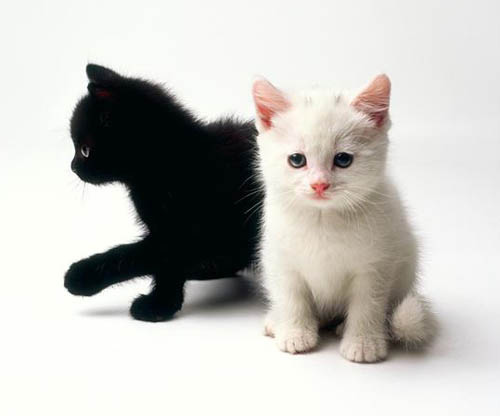
#> input picture data/imgs/black-white-kittens2.jpg, 500 x 416 px; its folder holds only this picture in this run
$ jupyter execute --allow-errors Clustering.ipynb   (shell and % lines are left out)   (older library calls are emulated)
#> lines starting #> are read from the running program, lines starting #| are printed output that depends on the picture
### segmentation.py
import numpy as np
import random
from scipy.spatial.distance import squareform, pdist, cdist
from skimage.util import img_as_float

### Clustering Methods
def kmeans(features, k, num_iters=100):

    N, D = features.shape

    assert N >= k, 'Number of clusters cannot be greater than number of points'

    # Randomly initalize cluster centers
    idxs = np.random.choice(N, size=k, replace=False)
    centers = features[idxs]
    assignments = np.zeros(N, dtype=np.uint32)

    for n in range(num_iters):
        clusters = [[] for _ in range(k)]     # To help calculate the new centers
        for i in range(N):
            distance = ["lol" for _ in range (k)]  # To store distances for each point with each center
            for j in range(k):
                distance[j] = np.sqrt(sum((centers[j] - features[i])**2))  # Calcualte distance

            min_soFar = np.Infinity
            min_index = "lolz"
            for l in range(k):
                if(distance[l]<min_soFar):
                    min_soFar = distance[l]
                    min_index = l
            clusters[min_index].append(features[i].tolist()) # Add the row to the corresponding closest center
            assignments[i] = min_index                     # label the closest center to the current row

        new_centers = ["lol" for _ in range (k)]

        for index,cluster in enumerate(clusters):
            cluster_sum = [0 for _ in range(D)]
            cluster_avg = [0 for _ in range(D)]
            for point in cluster:
                for m in range(D):
                    cluster_sum[m] = cluster_sum[m] + point[m]     # sum of points in each cluster
            length = 0

            for point in cluster:
                length = length + 1                  # number of points in each cluster xD
            for f_Index,feature in enumerate(cluster_avg):
                cluster_avg[f_Index] = cluster_sum[f_Index] / length
            new_centers[index] = cluster_avg
        flag = True

        for sad in range(k):
            for sadder in range(D):
                temp1 = new_centers[sad]
                temp2 = centers[sad]
                if(not(temp1[sadder] == temp2[sadder])):
                    flag = False
        if (flag):
            return assignments
        centers = new_centers


    return assignments

def kmeans_fast(input,k=3,num_iteration=100):

    N, D = input.shape
    assert N >= k

    iter = 0
    idx = np.random.choice(len(input), size=k, replace=False)
    centroids_old = np.array([input[x,:] for x in idx])
    membership = np.zeros(len(input),dtype=np.int8)
    while(iter<num_iteration):
        points = [[] for _ in range(len(idx))]
        distances = np.array([np.linalg.norm(input-centroid,axis=1) for centroid in centroids_old])
        res = np.argmin(np.transpose(distances),axis=1)
        for i,label in enumerate(res):
            points[label].append(input[i,:])
            membership[i]=label
        centroids_new =np.array([np.mean(x,axis=0) for x in points])
        iter += 1
        if (np.array_equal(centroids_new,centroids_old)):
            break
        centroids_old = centroids_new
    #print("Number of Iterations is  ",iter)

    return membership


### Pixel-Level Features
def color_features(img):
    H, W, C = img.shape
    img = img_as_float(img)

    return img.reshape(H*W,C)


# [15 lines left out: function color_position_features, not called in this run]

### Quantitative Evaluation
def compute_accuracy(mask_gt, mask):

    return np.mean(mask==mask_gt)


def evaluate_segmentation(mask_gt, segments):

    num_segments = np.max(segments) + 1
    best_accuracy = 0

    # Compare each segment in 'segments' with the ground truth
    for i in range(num_segments):
        mask = (segments == i).astype(int)
        accuracy = compute_accuracy(mask_gt, mask)
        best_accuracy = max(accuracy, best_accuracy)

    return best_accuracy

### utils.py
import numpy as np
import matplotlib.pyplot as plt
from skimage.util import img_as_float
from skimage import transform
from skimage import io

from segmentation import *

import os

# [13 lines left out: function visualize_mean_color_image, not called in this run]

def compute_segmentation(img, k,
        clustering_fn=kmeans_fast,
        feature_fn=color_position_features,
        scale=0):
    """ Compute a segmentation for an image.

    First a feature vector is extracted from each pixel of an image. Next a
    clustering algorithm is applied to the set of all feature vectors. Two
    pixels are assigned to the same segment if and only if their feature
    vectors are assigned to the same cluster.

    Args:
        img - An array of shape (H, W, C) to segment.
        k - The number of segments into which the image should be split.
        clustering_fn - The method to use for clustering. The function should
            take an array of N points and an integer value k as input and
            output an array of N assignments.
        feature_fn - A function used to extract features from the image.
        scale - (OPTIONAL) parameter giving the scale to which the image
            should be in the range 0 < scale <= 1. Setting this argument to a
            smaller value will increase the speed of the clustering algorithm
            but will cause computed segments to be blockier. This setting is
            usually not necessary for kmeans clustering, but when using HAC
            clustering this parameter will probably need to be set to a value
            less than 1.
    """

    assert scale <= 1 and scale >= 0, \
        'Scale should be in the range between 0 and 1'

    H, W, C = img.shape

    if scale > 0:
        # Scale down the image for faster computation.
        img = transform.rescale(img, scale)

    features = feature_fn(img)
    assignments = clustering_fn(features, k)
    segments = assignments.reshape((img.shape[:2]))

    if scale > 0:
        # Resize segmentation back to the image's original size
        segments = transform.resize(segments, (H, W), preserve_range=True)

        # Resizing results in non-interger values of pixels.
        # Round pixel values to the closest interger
        segments = np.rint(segments).astype(int)

    return segments


def load_dataset(data_dir):
    """
    This function assumes 'gt' directory contains ground truth segmentation
    masks for images in 'imgs' dir. The segmentation mask for image
    'imgs/aaa.jpg' is 'gt/aaa.png'
    """

    imgs = []
    gt_masks = []

    # Load all the images under 'data_dir/imgs' and corresponding
    # segmentation masks under 'data_dir/gt'.
    for fname in sorted(os.listdir(os.path.join(data_dir, 'imgs'))):
        if fname.endswith('.jpg'):
            # Load image
            img = io.imread(os.path.join(data_dir, 'imgs', fname))
            imgs.append(img)

            # Load corresponding gt segmentation mask
            mask_fname = fname[:-4] + '.png'
            gt_mask = io.imread(os.path.join(data_dir, 'gt', mask_fname))
            gt_mask = (gt_mask != 0).astype(int) # Convert to binary mask (0s and 1s)
            gt_masks.append(gt_mask)

    return imgs, gt_masks

### Clustering.ipynb
This notebook covers K-Means for clustering and image segmentation.

[cell 1]
# Setup
from __future__ import print_function
from time import time
import numpy as np
import matplotlib.pyplot as plt
from matplotlib import rc
from skimage import io

plt.rcParams['figure.figsize'] = (15.0, 12.0) # set default size of plots
plt.rcParams['image.interpolation'] = 'nearest'
plt.rcParams['image.cmap'] = 'gray'

# for auto-reloading extenrnal modules

## Introduction
you will use clustering algorithms to segment images. You will then use these segmentations to identify foreground and background objects.

- **Clustering algorithms**: Implement K-Means clustering.
- **Pixel-level features**: Implement a feature vector that combines color and position information and implement feature normalization.
- **Quantitative Evaluation**: Evaluate segmentation algorithms with a variety of parameter settings by comparing your computed segmentations against a dataset of ground-truth segmentations.

## 1 Clustering Algorithms

[cell 2]
# Generate random data points for clustering

# Set seed for consistency
np.random.seed(0)

# Cluster 1
mean1 = [-1, 0]
cov1 = [[0.1, 0], [0, 0.1]]
X1 = np.random.multivariate_normal(mean1, cov1, 100)

# Cluster 2
mean2 = [0, 1]
cov2 = [[0.1, 0], [0, 0.1]]
X2 = np.random.multivariate_normal(mean2, cov2, 100)

# Cluster 3
mean3 = [1, 0]
cov3 = [[0.1, 0], [0, 0.1]]
X3 = np.random.multivariate_normal(mean3, cov3, 100)

# Cluster 4
mean4 = [0, -1]
cov4 = [[0.1, 0], [0, 0.1]]
X4 = np.random.multivariate_normal(mean4, cov4, 100)

# Merge two sets of data points
X = np.concatenate((X1, X2, X3, X4))

# Plot data points
plt.scatter(X[:, 0], X[:, 1])
plt.axis('equal')
plt.show()
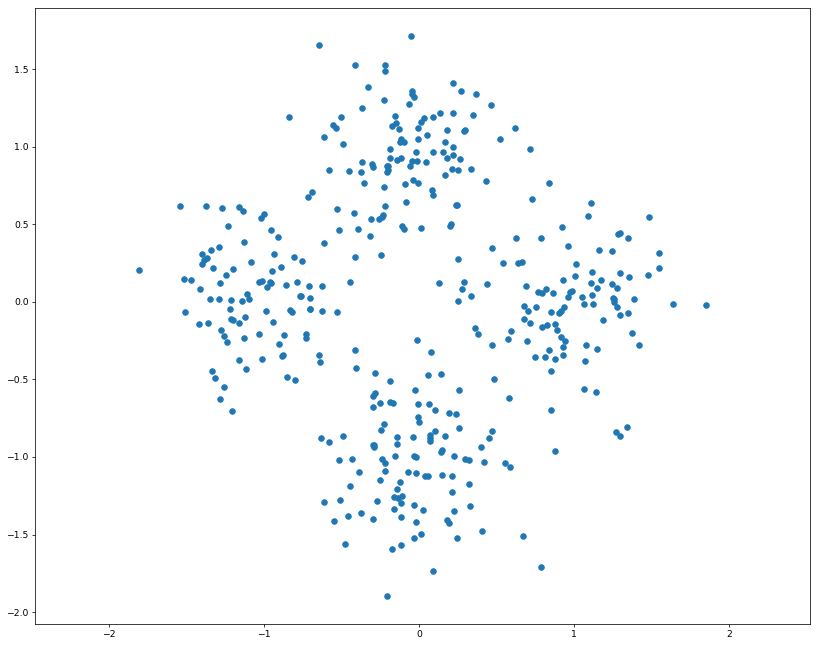
#> figure drawn by matplotlib, 1 panel

### 1.1 K-Means Clustering
K-Means is one of the most popular clustering algorithms.

[cell 3]
from segmentation import kmeans

np.random.seed(0)
start = time()
assignments = kmeans(X, 4)
end = time()

kmeans_runtime = end - start

print("kmeans running time: %f seconds." % kmeans_runtime)

for i in range(4):
    cluster_i = X[assignments==i]
    plt.scatter(cluster_i[:, 0], cluster_i[:, 1])

plt.axis('equal')
plt.show()
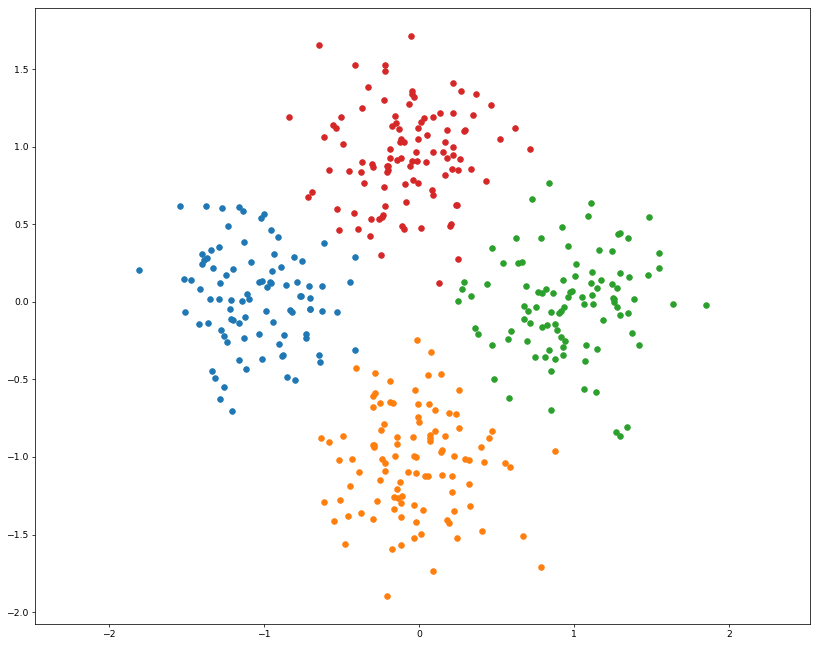
#> figure drawn by matplotlib, 1 panel

We can use numpy functions and broadcasting to make K-Means faster. Implement **`kmeans_fast`** in `segmentation.py`. This should run at least 10 times faster than the previous implementation.

[cell 4]
from segmentation import kmeans_fast

np.random.seed(0)
start = time()
assignments = kmeans_fast(X, 4)
end = time()

kmeans_fast_runtime = end - start
print("kmeans running time: %f seconds." % kmeans_fast_runtime)
print("%f times faster!" % (kmeans_runtime / kmeans_fast_runtime))

for i in range(4):
    cluster_i = X[assignments==i]
    plt.scatter(cluster_i[:, 0], cluster_i[:, 1])

plt.axis('equal')
plt.show()

## 2 Pixel-Level Features
Before we can use a clustering algorithm to segment an image, we must compute some *feature vector* for each pixel. The feature vector for each pixel should encode the qualities that we care about in a good segmentation. More concretely, for a pair of pixels $p_i$ and $p_j$ with corresponding feature vectors $f_i$ and $f_j$, the distance between $f_i$ and $f_j$ should be small if we believe that $p_i$ and $p_j$ should be placed in the same segment and large otherwise.

#> (a cell that did not finish here is left out)

### 2.1 Color Features
One of the simplest possible feature vectors for a pixel is simply the vector of colors for that pixel. Implement **`color_features`** in `segmentation.py`. Output should look like the following:

[cell 6]
from segmentation import color_features
np.random.seed(0)

#> (the rest of this cell did not finish here and is left out)

In the cell below, we visualize each segment as the mean color of pixels in the segment.

[cell 7]
from utils import visualize_mean_color_image
#> (the rest of this cell did not finish here and is left out)

### 2.2 Color and Position Features
Another simple feature vector for a pixel is to concatenate its color and position within the image. In other words, for a pixel of color $(r, g, b)$ located at position $(x, y)$ in the image, its feature vector would be $(r, g, b, x, y)$. However, the color and position features may have drastically different ranges; for example each color channel of an image may be in the range $[0, 1)$, while the position of each pixel may have a much wider range. Uneven scaling between different features in the feature vector may cause clustering algorithms to behave poorly.

One way to correct for uneven scaling between different features is to apply some sort of normalization to the feature vector. One of the simplest types of normalization is to force each feature to have zero mean and unit variance.

Implement **`color_position_features`** in `segmentation.py`.

Output segmentation should look like the following:

[cell 8]
from segmentation import color_position_features
np.random.seed(0)

#> (the rest of this cell did not finish here and is left out)

#> (a cell that did not finish here is left out)

## 3 Quantitative Evaluation

Looking at images is a good way to get an idea for how well an algorithm is working, but the best way to evaluate an algorithm is to have some quantitative measure of its performance.

For this project we have supplied a small dataset of cat images and ground truth segmentations of these images into foreground (cats) and background (everything else). We will quantitatively evaluate different segmentation methods (features and clustering methods) on this dataset.

We can cast the segmentation task into a binary classification problem, where we need to classify each pixel in an image into either foreground (positive) or background (negative). Given the ground-truth labels, the accuracy of a segmentation is $(TP+TN)/(P+N)$.

Implement **`compute_accuracy`** in `segmentation.py`.

[cell 10]
from segmentation import compute_accuracy

mask_gt = np.zeros((100, 100))
mask = np.zeros((100, 100))

# Test compute_accracy function
mask_gt[20:50, 30:60] = 1
mask[30:50, 30:60] = 1

accuracy = compute_accuracy(mask_gt, mask)

print('Accuracy: %0.2f' % (accuracy))
if accuracy != 0.97:
    print('Check your implementation!')

plt.subplot(121)
plt.imshow(mask_gt)
plt.title('Ground Truth')
plt.axis('off')

plt.subplot(122)
plt.imshow(mask)
plt.title('Estimate')
plt.axis('off')

plt.show()
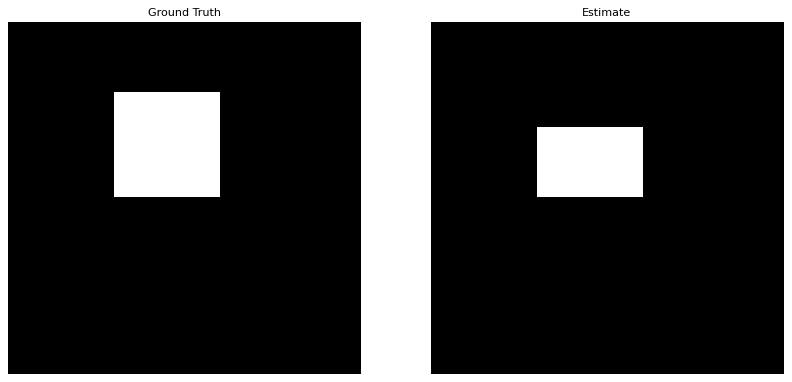
#> figure drawn by matplotlib, 2 panels

You can use the script below to evaluate a segmentation method’s ability to separate foreground from background on the entire provided dataset. Use this script as a starting point to evaluate a variety of segmentation parameters.

[cell 11]
from utils import load_dataset, compute_segmentation
from segmentation import evaluate_segmentation

# Load a small segmentation dataset
imgs, gt_masks = load_dataset('./data')
#> in load_dataset, img is the input picture: shape (416, 500, 3); mean R, G, B 195.3, 193.9, 189.8
#> in load_dataset, `gt_mask = (gt_mask != 0).astype(int)`:
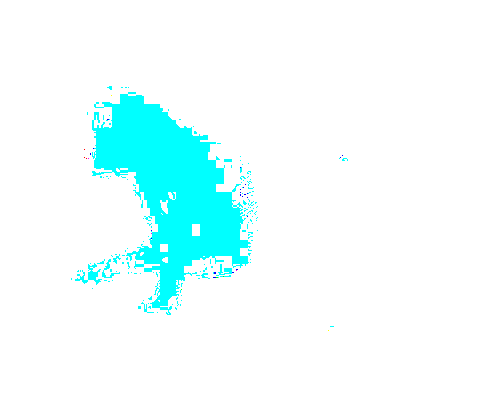
#> gt_mask: shape (416, 500, 3) int64; mean R, G, B 0.919, 1, 1; drawn with 1 as white
#> imgs = 1 item; gt_masks = 1 item

# Set the parameters for segmentation.
num_segments = 3
clustering_fn = kmeans_fast
feature_fn = color_features
scale = 0.5

mean_accuracy = 0.0

segmentations = []

#> (the rest of this cell did not finish here and is left out)

[cell 12]
# Visualize segmentation results

N = len(imgs)
#> N = 1
plt.figure(figsize=(15,60))
for i in range(N):

    plt.subplot(N, 3, (i * 3) + 1)
    plt.imshow(imgs[i])
    plt.axis('off')

    plt.subplot(N, 3, (i * 3) + 2)
    plt.imshow(gt_masks[i])
    plt.axis('off')

    plt.subplot(N, 3, (i * 3) + 3)

    plt.imshow(segmentations[i], cmap='viridis')
    plt.axis('off')

plt.show()
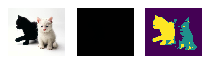
#> figure drawn by matplotlib, 3 panels

$ run again, on data/imgs/cat_bed.jpg
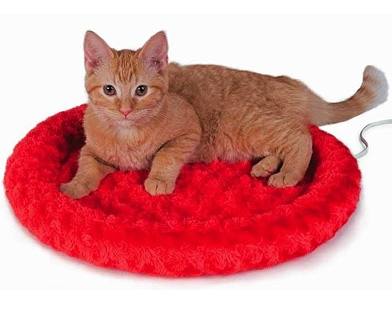
#> input picture data/imgs/cat_bed.jpg, 392 x 311 px
#> in load_dataset, img is the input picture: shape (311, 392, 3); mean R, G, B 218.8, 145, 146.9
#> imgs = 1 item
#> `N = len(imgs)`: N = 1
#> `plt.show()`:
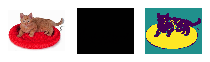
#> figure drawn by matplotlib, 3 panels

$ run again, on data/imgs/black_kitten.jpg
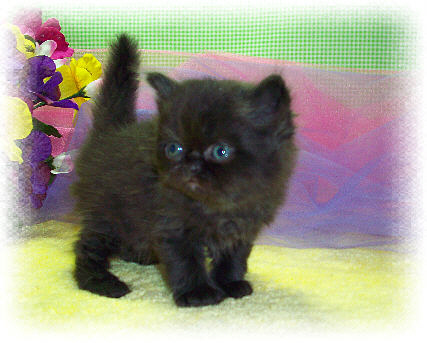
#> input picture data/imgs/black_kitten.jpg, 427 x 343 px
#> in load_dataset, img is the input picture: shape (343, 427, 3); mean R, G, B 152.8, 150.1, 134.2
#> imgs = 1 item
#> `N = len(imgs)`: N = 1
#> `plt.show()`:
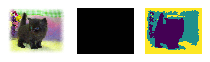
#> figure drawn by matplotlib, 3 panels
